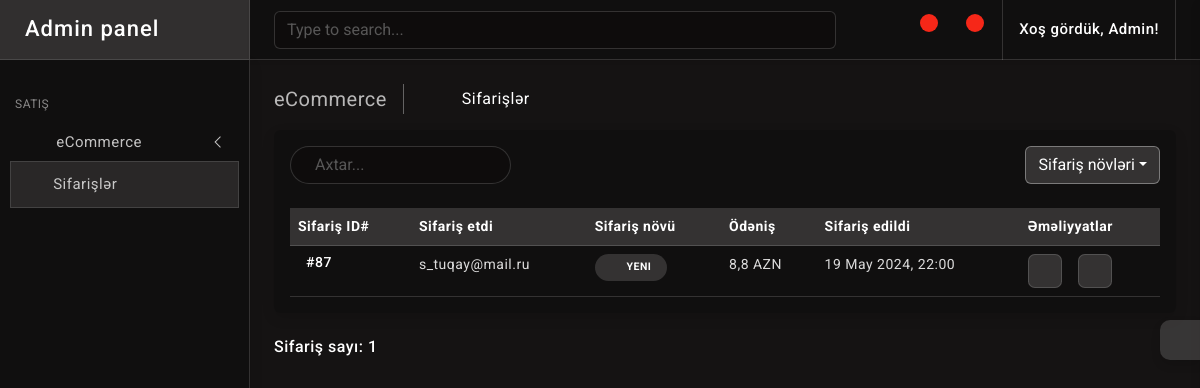
Before: /custom-admin/orders/ (signed in) with the older database file.
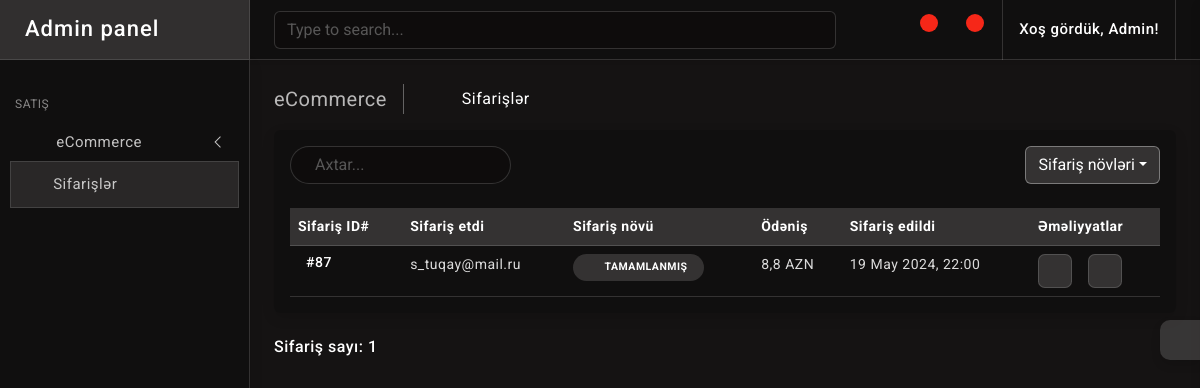
After: the same page with the newer database file.
### product/models.py (models this page shows, shortened)
class Order(models.Model):
    TYPE_CHOICES = (
        ('Yeni', 'Yeni'),
        ('Paketlənən', 'Paketlənən'),
        ('Təhvilə hazır', 'Təhvilə hazır'),
        ('Tamamlanmış', 'Tamamlanmış'),
        ('Ləğv edilib', 'Ləğv edilib')
    )
    BOX_CHOICES = [
        ('Kiçik', 'Kiçik'),
        ('Orta', 'Orta'),
        ('Böyük', 'Böyük')
    ]
    user = models.ForeignKey(User, on_delete=models.CASCADE, related_name = 'orders', null = True, blank = True)
    total_amount = models.FloatField()
    discount = models.FloatField(null = True, blank = True)
    discount_amount = models.FloatField(null = True, blank = True)
    created_at = models.DateTimeField(auto_now_add=True)
    coupon = models.ForeignKey(Coupon, on_delete = models.CASCADE, related_name = 'orders', null = True, blank = True)
    tracking_url = models.URLField(null = True, blank = True)
    tracking_id = models.CharField(max_length = 100, null = True, blank = True)
    wolt_order_reference_id = models.CharField(max_length = 100, null = True, blank = True)
    is_wolt = models.BooleanField(default = False)
    transaction = models.OneToOneField(Transaction, on_delete = models.SET_NULL, null = True, blank = True, related_name = 'order')
    order_type =  models.CharField('Sifariş növü', max_length=20, choices=TYPE_CHOICES, default='Yeni')
    box_choice = models.CharField('Qutu seçimi', choices=BOX_CHOICES, max_length=20, null=True, blank=True)
    class Meta:
        verbose_name = 'Sifariş'
        verbose_name_plural = 'Sifarişlər'
        ordering = ['-created_at']

### account/models.py (models this page shows)
class CustomUser(AbstractUser):
    username = None
    email = models.EmailField(_("email address"), unique=True)
    is_email_verified = models.BooleanField(_("email verified"), default=False)
    created = models.DateTimeField(_("Yaradılma vaxtı"),auto_now_add = True, null=True)
    updated = models.DateTimeField(_("Güncəllənmə vaxtı"), auto_now = True, null=True)
    USERNAME_FIELD = "email"
    REQUIRED_FIELDS = []
    objects = CustomUserManager()
    def __str__(self):
        return self.email

### customadmin/orders/views.py (the view)
# urls.py: path('orders/', OrderAdminListView.as_view(), name='order-list'),
class OrderAdminListView(SuperuserRequiredMixin, ListView):
    context_object_name = 'orders'
    paginate_by = 10
    template_name = 'orders/order-list.html'
    queryset = Order.objects.all()
    def get_context_data(self, **kwargs):
        order_types = [
            'Yeni',
            'Paketlənən',
            'Təhvilə hazır',
            'Tamamlanmış',
            'Ləğv edilib'
        ]
        cx = super().get_context_data(**kwargs)
        cx['order_types'] = order_types
        cx['orders_count'] = self.get_queryset().count()
        return cx
    def get_queryset(self):
        queryset = Order.objects.all()
        order_type = self.request.GET.get('order_type')
        query = self.request.GET.get('query')
        if order_type:
            queryset = queryset.filter(order_type=order_type)
        if query:
            queryset = queryset.filter(
                Q(user__email__icontains=query) |
                Q(order_type=query) |
                Q(order_items__product__title=query)
            )
        return queryset

### customadmin/orders/utils.py (called while the page is built)
    def dispatch(self, request, *args, **kwargs):
        if not request.user.is_authenticated or not request.user.is_superuser:
            return self.handle_no_permission()
        return super().dispatch(request, *args, **kwargs)

### product/context_processors.py (called while the page is built)
def extras(request):
    general_setting = GeneralSettings.objects.first()
    site = Site.objects.get_current()
    site_url = site.domain
    is_active_time_value = is_active_time()
    context={
        'current_year': datetime.datetime.now().year,
        'current_time': datetime.datetime.now(),
        'is_active_time': is_active_time_value,
        'categories': ProductCategory.objects.all(),
        'setting': general_setting,
        'all_products': Product.objects.all(),
        'site_url': site_url,
        'header_companies': Company.objects.all()
    }
    if request.user.is_authenticated:
        context['favorite_count'] = Favorite.objects.filter(user=request.user).count()
    return context

### product/utils/is_active_time.py (called while the page is built)
def is_active_time():
    general_setting = GeneralSettings.objects.first()
    current_time = datetime.datetime.now()
    if current_time.minute == 0:
        return general_setting.work_start_hour.hour <= current_time.hour <= general_setting.work_finish_hour.hour
    else:
        return general_setting.work_start_hour.hour < current_time.hour < general_setting.work_finish_hour.hour

### customadmin/templates/orders/order-list.html (shortened to what this page needs)
{% extends 'base-admin.html' %}
{% load static %}
{% block main-content %}
<div class="page-wrapper">
	<div class="page-content">
		{% include 'orders/order-header.html' %}
		<div class="card">
			<div class="card-body">
				<div class="d-lg-flex align-items-center mb-4 gap-3">
					<div class="position-relative">
						<form action="{% url 'order-list' %}" method="get">
							<input type="text" name="query" class="form-control ps-4 radius-30"
								value="{{ request.GET.query }}" placeholder="Axtar...">
							<span class="position-absolute top-50 search-show translate-middle-y">
								<button  type="submit" style="background: none; border: none;">
									<a href="{% url 'order-list' %}?query={{ request.GET.query }}">
										<i class="bx bx-search" value="{{req.GET.query}}"></i>
									</a>
								</button>
							</span>
						</form>
					</div>
					{% include 'components/dropdown-filter.html' with order_types=order_types %}
				</div>
				<div class="table-responsive">
					<table class="table mb-0">
						<thead class="table-light">
							<tr>
								<th>Sifariş ID#</th>
								<th>Sifariş etdi</th>
								<th>Sifariş növü</th>
								<th>Ödəniş</th>
								<th>Sifariş edildi</th>
								<th>Əməliyyatlar</th>
							</tr>
						</thead>
						<tbody id="order-list-body">
							{% for order in orders %}
							{% include 'orders/order-item.html' with order=order %}
							{% endfor %}
						</tbody>
					</table>
				</div>
			</div>
		</div>
		<h6 class="d-flex justify-content-start align-items-center">Sifariş sayı: {{orders_count}}</h6>
	</div>
</div>
{% endblock %}

### customadmin/templates/base-admin.html (shortened to what this page needs)
{% load static %}
{% if request.user.is_authenticated and request.user.is_superuser %}
<!doctype html>
<html lang="en">
<head>
	<link href="{% static 'assets/admin-assets/plugins/simplebar/css/simplebar.css' %}" rel="stylesheet" />
	<link href="{% static 'assets/admin-assets/plugins/perfect-scrollbar/css/perfect-scrollbar.css' %}"
		rel="stylesheet" />
	<link href="{% static 'assets/admin-assets/plugins/metismenu/css/metisMenu.min.css' %}" rel="stylesheet" />
	<link href="{% static 'assets/admin-assets/css/pace.min.css' %}" rel="stylesheet" />
	<link href="{% static 'assets/admin-assets/css/bootstrap.min.css' %}" rel="stylesheet">
	<link href="{% static 'assets/admin-assets/css/bootstrap-extended.css' %}" rel="stylesheet">
	<link href="{% static 'assets/admin-assets/css/app.css' %}" rel="stylesheet">
	<link href="{% static 'assets/admin-assets/css/icons.css' %}" rel="stylesheet">
	<link rel="stylesheet" href="{% static 'assets/admin-assets/css/bootstrap-icons.min.css' %}">
	<link rel="stylesheet" href="{% static 'assets/admin-assets/css/bootstrap-icons.css' %}">
	<link rel="stylesheet"
		href="https://cdnjs.cloudflare.com/ajax/libs/bootstrap-icons/1.11.3/font/bootstrap-icons.min.css"
 />
</head>
<body class="bg-theme bg-theme1">
	<div class="wrapper">
		{% include 'admin-sidebar.html' %}
		<header>
			{% include 'admin-header.html' %}
		</header>
		{% block main-content %}
		{% endblock %}
	</div>
	{% include 'components/switcher.html' %}
</body>
</html>
{% endif %}

### customadmin/templates/admin-sidebar.html
<div class="sidebar-wrapper" data-simplebar="true">
    <div class="sidebar-header">
        <div>
            <h4 class="logo-text">Admin panel</h4>
        </div>
        <div class="toggle-icon ms-auto"><i class='bx bx-arrow-back'></i>
        </div>
    </div>
    <ul class="metismenu" id="menu">
        <li class="menu-label">Satış</li>
        <li>
            <a href="javascript:;" class="has-arrow">
                <div class="parent-icon"><i class='bx bx-cart'></i>
                </div>
                <div class="menu-title">eCommerce</div>
            </a>
            <ul>
                <li> <a href="{% url 'order-list' %}"><i class='bx bx-radio-circle'></i>Sifarişlər</a>
                </li>
            </ul>
        </li>
    </ul>
</div>

### customadmin/templates/admin-header.html (shortened to what this page needs)
<div class="topbar d-flex align-items-center">
    <nav class="navbar navbar-expand gap-3">
        <div class="search-bar flex-grow-1">
            <div class="position-relative search-bar-box">
                <input type="text" class="form-control search-control" placeholder="Type to search..."> <span class="position-absolute top-50 search-show translate-middle-y"><i class='bx bx-search'></i></span>
            </div>
        </div>
        <div class="top-menu ms-auto">
            <ul class="navbar-nav align-items-center gap-1">
                <li class="nav-item dropdown dropdown-app">
                    <a class="nav-link dropdown-toggle dropdown-toggle-nocaret" data-bs-toggle="dropdown" href="javascript:;"><i class='bx bx-grid-alt'></i></a>
                </li>
                <li class="nav-item dropdown dropdown-large">
                    <a class="nav-link dropdown-toggle dropdown-toggle-nocaret position-relative" href="#" data-bs-toggle="dropdown"><span class="alert-count"></span>
                        <i class='bx bx-bell'></i>
                    </a>
                </li>
                <li class="nav-item dropdown dropdown-large">
                    <a class="nav-link dropdown-toggle dropdown-toggle-nocaret position-relative" href="#" role="button" data-bs-toggle="dropdown" aria-expanded="false"> <span class="alert-count"></span>
                        <i class='bx bx-shopping-bag'></i>
                    </a>
                </li>
            </ul>
        </div>
        <div class="user-box dropdown px-3">
            <a class="d-flex align-items-center nav-link dropdown-toggle gap-3 dropdown-toggle-nocaret" href="#" role="button" data-bs-toggle="dropdown" aria-expanded="false">
                <div class="user-info">
                    {% if request.user.get_full_name %}
                    <p class="user-name mb-0">Xoş gördük, {{request.user.get_full_name}}!</p>
                    {% else %}
                    <p class="user-name mb-0">Xoş gördük, Admin!</p>
                    {% endif %}
                </div>
            </a>
        </div>
    </nav>
</div>

### customadmin/templates/orders/order-header.html
<div class="page-breadcrumb d-none d-sm-flex align-items-center mb-3">
    <div class="breadcrumb-title pe-3">eCommerce</div>
    <div class="ps-3">
        <nav aria-label="breadcrumb">
            <ol class="breadcrumb mb-0 p-0">
                <li class="breadcrumb-item"><a href="javascript:;"><i class="bx bx-home-alt"></i></a>
                </li>
                <li class="breadcrumb-item active" aria-current="page">Sifarişlər</li>
            </ol>
        </nav>
    </div>
</div>

### customadmin/templates/components/dropdown-filter.html (shortened to what this page needs)
{% load static %}
<div class="dropdown ms-auto">
    <button class="btn btn-light dropdown-toggle" type="button" data-bs-toggle="dropdown" aria-expanded="false">Sifariş
        növləri</button>
</div>

### customadmin/templates/orders/order-item.html (shortened to what this page needs)
{% load static %}
<tr>
    <td>
        <div class="d-flex align-items-center">
            <div class="ms-2">
                <h6 class="mb-0 font-14">#{{order.id}}</h6>
            </div>
        </div>
    </td>
    <td>{{order.user}}</td>
    <td>
        <div class="badge rounded-pill bg-light p-2 text-uppercase px-3" id="order-type-{{order.id}}">
            <i class='bx bxs-circle me-1'></i>
            {{order.order_type}}
        </div>
    </td>
    <td>{{order.total_amount}} AZN</td>
    <td>{{order.created_at}}</td>
    <td>
        <div class="d-flex order-actions">
            <a href="javascript:;" class="eye-view-link" data-bs-toggle="modal"
                data-bs-target="#exampleScrollableModal-{{order.id}}"><i class="bx bxs-show"></i></a>
            <a href="javascript:;" class="ms-3" data-bs-toggle="modal"
                data-bs-target="#exampleDangerModal-{{order.id}}"><i class='bx bxs-trash'></i></a>
        </div>
    </td>
</tr>

### customadmin/templates/modal/delete-order-modal.html (shortened to what this page needs)
{% load static %}

### customadmin/templates/components/admin-pagination.html (shortened to what this page needs)
{% load urlhelper %}

### customadmin/templates/components/switcher.html (shortened to what this page needs)
<div class="switcher-wrapper">
    <div class="switcher-btn"> <i class='bx bx-cog bx-spin'></i>
    </div>
</div>

Changed rows visible on the page:
changed Order "s_tuqay@mail.ru": order_type "YENI" → "TAMAMLANMIŞ"
